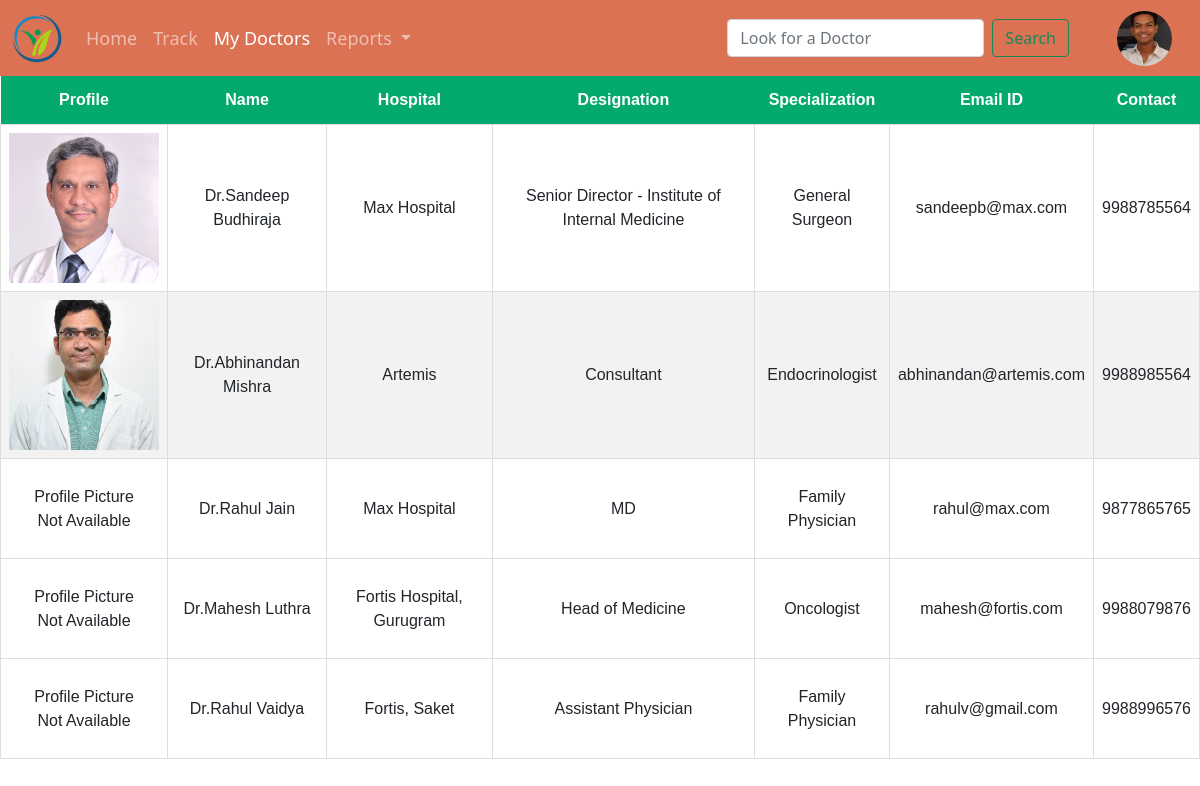
The app's page /mydoc/ (signed in) with its own data.
### flow/models.py (models this page shows, shortened)
class doctorpic(models.Model):
    email = models.EmailField()
    img = models.ImageField(null=True, blank=True, upload_to="flow/images")
    timeStamp = models.DateTimeField(auto_now=True, blank=True)

class doctor(models.Model):
    doc_id = models.AutoField
    doc_fname = models.CharField(max_length=50)
    doc_lname = models.CharField(max_length=50)
    doc_dob = models.DateField()
    type = models.CharField(max_length=10)
    gender = models.CharField(max_length=6)
    email = models.EmailField()
    phone = models.CharField(max_length=10)
    hospital = models.CharField(max_length=100)
    designation = models.CharField(max_length=100)
    specialization = models.CharField(max_length=100)
    timeStamp = models.DateTimeField(auto_now=True, blank=True)

### flow/views.py (the view)
# urls.py: path("mydoc/", views.mydoc, name='mydoc'),
def mydoc(request):
    current_user = request.user
    flag=0
    pic = None
    try:
        for p in userpic.objects.raw('SELECT 1 id,email,img FROM flow_userpic'):
            if current_user.email == p.email:
                pic = p.img
                break
    except userpic.DoesNotExist:
        pic = None
    for p in patient.objects.raw('SELECT 1 id,email,gender FROM flow_patient'):
        if current_user.email == p.email:
            gender = p.gender
    docs=[]
    for p in patdoc.objects.raw('SELECT 1 id,doc_email,patient_email FROM flow_patdoc'):
        if p.patient_email == current_user.email:
            docs.append(p.doc_email)
    all = []
    dp = []
    for i in docs:
        all.extend(list(doctor.objects.filter(email=i)))
        dp.extend(list(doctorpic.objects.filter(email=i)))
    havedp = []
    nodp = []
    flag = 0
    for i in all:
        for j in dp:
            if i.email == j.email:
                havedp.extend(list(doctor.objects.filter(email=i.email)))
                flag = 1
                break
        if flag == 0:
            nodp.extend(list(doctor.objects.filter(email=i.email)))
        flag = 0
    if (all):
        if (dp):
            return render(request, 'flow/mydoc.html', {
                'all': all,
                'dp': dp,
                'havedp': havedp,
                'nodp': nodp,
                'flag': 0,"pic": pic,'gender': gender,
            })
        else:
            return render(request, 'flow/mydoc.html', {
                'all': all,
                'flag': 2, "pic": pic,'gender': gender,
            })
    else:
        return render(request, 'flow/mydoc.html', {
            'flag': 1,
            "pic": pic,'gender': gender,
        })

### flow/templates/flow/mydoc.html (shortened to what this page needs)
<!doctype html>
<html lang="en">
  <head>
    <link href="https://cdn.jsdelivr.net/npm/bootstrap@5.1.3/dist/css/bootstrap.min.css" rel="stylesheet">
  </head>
  <body>
    {% load static %}
    <nav class="navbar navbar-expand-lg navbar-dark bg-orange">
        <div class="container-fluid">
                <a class="navbar-brand" href="#">
                  <img src='{% static "flow\icon_new.png" %}' alt="" width="50" height="50">
                </a>
          <div class="collapse navbar-collapse" id="navbarSupportedContent">
            <ul class="navbar-nav me-auto mb-2 mb-lg-0">
              <li class="nav-item">
                <a class="nav-link" style="font-size: large;" aria-current="page" href="/userhome">Home</a>
              </li>
              <li class="nav-item">
                <a class="nav-link" style="font-size: large;" href="/trackcontrol">Track</a>
              </li>
                <li class="nav-item">
                <a class="nav-link active" style="font-size: large;" href="">My Doctors</a>
              </li>
              <li class="nav-item dropdown">
                <a class="nav-link dropdown-toggle" style="font-size: large;" href="" id="navbarDropdown" role="button" data-bs-toggle="dropdown" aria-expanded="false">
                  Reports
                </a>
              </li>
            </ul>
            <form method="get" action="/search/" class="d-flex">
              <input class="form-control me-2" name="search" id="search" type="search" placeholder="Look for a Doctor" aria-label="Search">
              <button class="btn btn-outline-success" type="submit">Search</button>
            </form>
            <a class="navbar-brand mx-3" href="">
                <div class="dropdown">
                {% if pic != None %}
                <img src = {{pic.url}} alt="Avatar" class="rounded-circle cropped2" style="width: 55px; height:55px"/>
                {% endif %}
</div>
                </a>
          </div>
        </div>
      </nav>
{% if flag == 1 %}
    <div class="mycontainer">
        <div class="vertical-center">
    <p class="fs-1" style="text-align: center;font-family: Tahoma, sans-serif;">You Currently Have Not Added Any Doctors</p>
    <p class="fs-2" style="text-align: center;font-family: Tahoma, sans-serif;">Search for Doctors</p>
             <div class="col-md-12 text-center">
            <form method="get" action="/search/" class="d-flex">
              <input class="form-control me-2" name="search" id="search" type="search" placeholder="Look for a Doctor" aria-label="Search">
              <button class="btn btn-outline-success" type="submit">Search</button>
            </form>
        </div>
        <h2>Search By Name, Hospital, Designation, Specialization</h2>
            </div>
</div>
    {% else %}
    <table id="doctors">
  <thead>
  <tr>
    <th style="text-align:center">Profile</th>
    <th style="text-align:center">Name</th>
    <th style="text-align:center">Hospital</th>
    <th style="text-align:center">Designation</th>
    <th style="text-align:center">Specialization</th>
    <th style="text-align:center">Email ID</th>
    <th style="text-align:center">Contact</th>
  </tr>
  </thead>
    <tbody>
        {% if flag == 2 %}
        {% for rep in all %}
    <tr>
        <td style="text-align:center">
            Profile Picture <br>Not Available</td>
        <td style="text-align:center">Dr.{{ rep.doc_fname }}  {{ rep.doc_lname }}</td>
        <td style="text-align:center">{{ rep.hospital }}</td>
        <td style="text-align:center">{{ rep.designation }}</td>
        <td style="text-align:center">{{ rep.specialization }}</td>
        <td style="text-align:center">{{ rep.email }}</td>
        <td style="text-align:center">{{ rep.phone }}</td>
    </tr>
        {% endfor %}
    {% else %}
    {% for rep in havedp %}
        {% for k in dp %}
            {% if rep.email == k.email %}
    <tr>
        <td align="center"><img src = {{ k.img.url }} alt="Avatar" class="cropped1"/></td>
        <td style="text-align:center">Dr.{{ rep.doc_fname }}  {{ rep.doc_lname }}</td>
        <td style="text-align:center">{{ rep.hospital }}</td>
        <td style="text-align:center">{{ rep.designation }}</td>
        <td style="text-align:center">{{ rep.specialization }}</td>
        <td style="text-align:center">{{ rep.email }}</td>
        <td style="text-align:center">{{ rep.phone }}</td>
        {% endif %}
    </tr>
    {% endfor %}
    {% endfor %}
    {% for rep in nodp %}
    <td style="text-align:center">
            Profile Picture <br>Not Available</td>
        <td style="text-align:center">Dr.{{ rep.doc_fname }}  {{ rep.doc_lname }}</td>
        <td style="text-align:center">{{ rep.hospital }}</td>
        <td style="text-align:center">{{ rep.designation }}</td>
        <td style="text-align:center">{{ rep.specialization }}</td>
        <td style="text-align:center">{{ rep.email }}</td>
        <td style="text-align:center">{{ rep.phone }}</td>
    </tbody>
        {% endfor %}
    {% endif %}
</table>
    {% endif %}
  </body>
</html>

### flow/templates/flow/mydoc.html (style rules this page uses)
.bg-orange { background-color: #da7253; }
.dropdown { position: relative; display: inline-block; }
td { height: 100px; vertical-align: middle; }
.cropped1 { width: 150px; height: 150px; object-fit: cover; }
#doctors { font-family: Arial, Helvetica, sans-serif; border-collapse: collapse; width: 100%; }
#doctors td, #customers th { border: 1px solid #ddd; padding: 8px; }
#doctors tr:nth-child(even) { background-color: #f2f2f2; }
#doctors th { padding-top: 12px; padding-bottom: 12px; text-align: left; background-color: #04AA6D; color: white; }
.cropped2 { width: 55px; height: 55px; object-fit: cover; }

### records on screen
doctor: doc_fname "Sandeep", doc_lname "Budhiraja", hospital "Max Hospital", designation "Senior Director - Institute of Internal Medicine", specialization "General Surgeon", email "sandeepb@max.com", phone "9988785564"
doctorpic: img (picture)
doctor: doc_fname "Abhinandan", doc_lname "Mishra", hospital "Artemis", designation "Consultant", specialization "Endocrinologist", email "abhinandan@artemis.com", phone "9988985564"
doctorpic: img (picture)
doctor: doc_fname "Rahul", doc_lname "Jain", hospital "Max Hospital", designation "MD", specialization "Family Physician", email "rahul@max.com", phone "9877865765"
doctor: doc_fname "Mahesh", doc_lname "Luthra", hospital "Fortis Hospital, Gurugram", designation "Head of Medicine", specialization "Oncologist", email "mahesh@fortis.com", phone "9988079876"
doctor: doc_fname "Rahul", doc_lname "Vaidya", hospital "Fortis, Saket", designation "Assistant Physician", specialization "Family Physician", email "rahulv@gmail.com", phone "9988996576"
